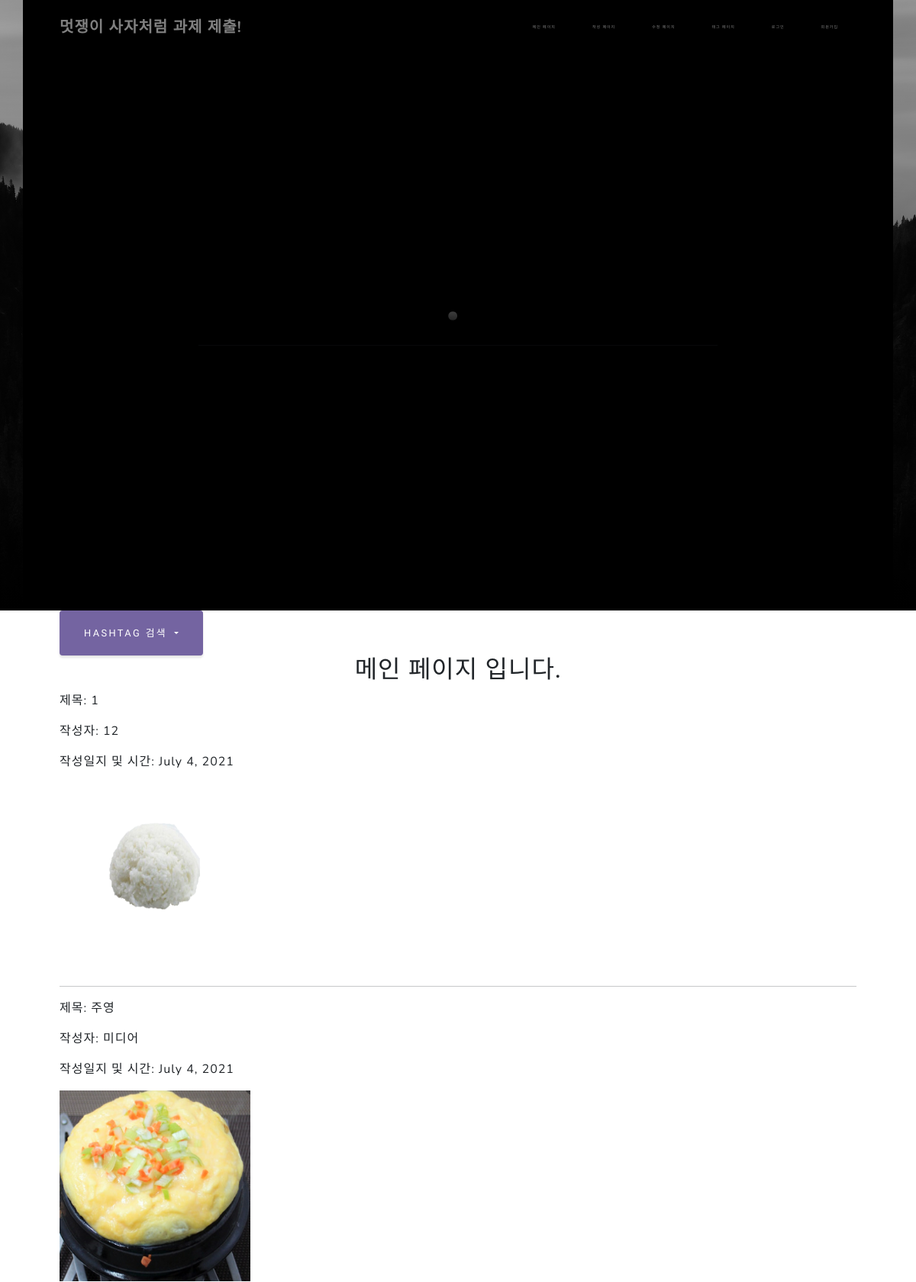
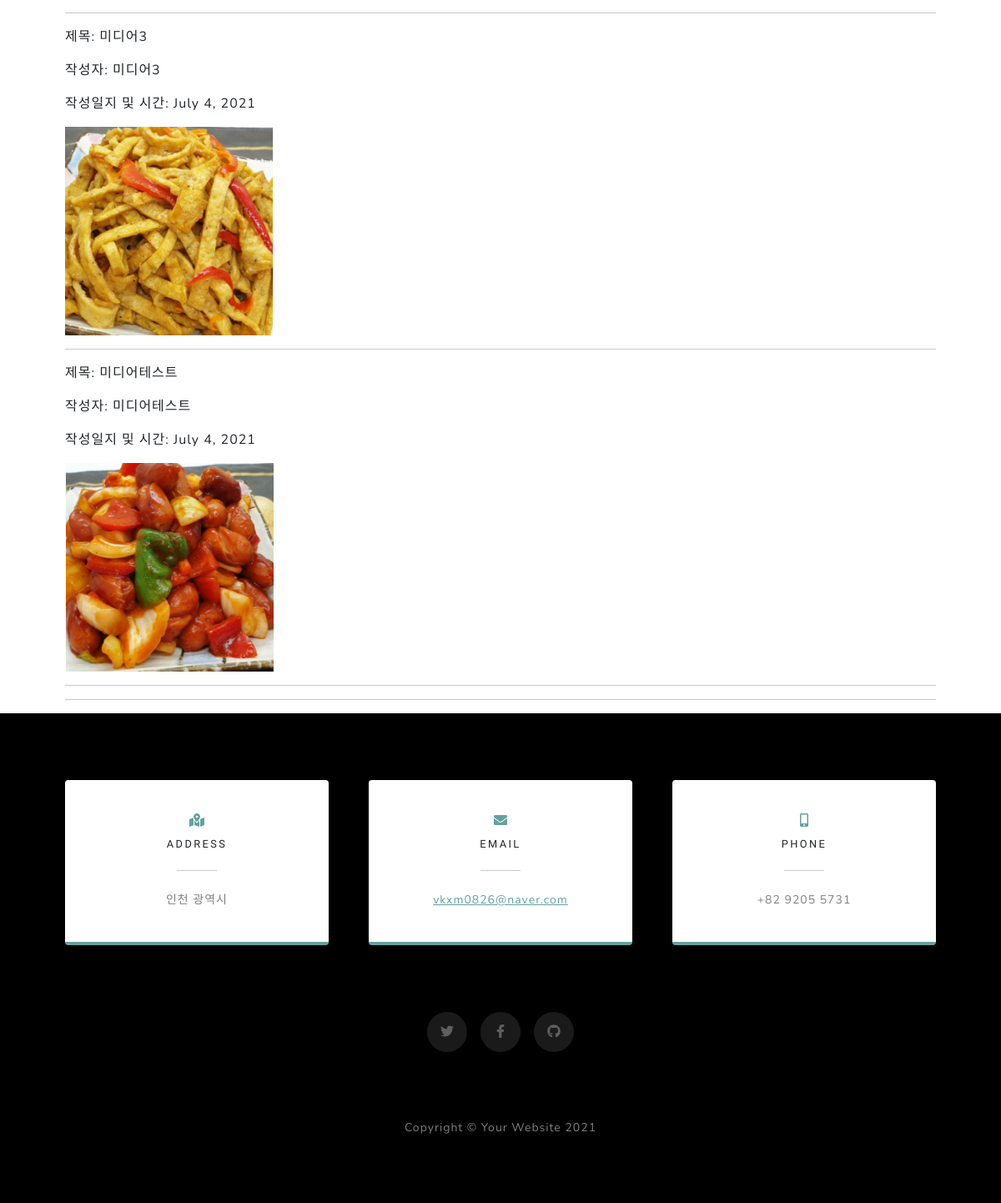
The page / on the database its author committed (2 pictures, top to bottom).
### blog/models.py (models this page shows, shortened)
class Post(models.Model):
    title = models.CharField(max_length=200)
    pub_date = models.DateField('date published')
    writer = models.CharField(null = False, max_length=15, default='닉네임을 입력해주세요.')
    body = models.TextField()
    hashtags = models.ManyToManyField('Hashtag', blank = True)
    image = models.ImageField(upload_to='images/', blank = True)

### blog/views.py (the view)
# urls.py: path('', blog.views.main, name='main'),
def main(request):
    posts = Post.objects
    hashtags = Hashtag.objects
    return render(request, 'blog/main.html', {'posts':posts, 'hashtags':hashtags})

### blog/templates/blog/main.html (shortened to what this page needs)
{% extends 'blog/base.html' %}
{% block main %}
{% load static %}
<section class="page-section" id="services">
    <div class="container px-4 px-lg-5">
      <div class="dropdown">
        <button class="btn btn-secondary dropdown-toggle" type="button" id="dropdownMenuButton1" data-bs-toggle="dropdown" aria-expanded="false">
          Hashtag 검색
        </button>
      </div>
        <h2 class="text-center mt-0">메인 페이지 입니다.</h2>
        {% for posts in posts.all %}
        <p>제목: {{posts.title}}</p>
        <p>작성자: {{posts.writer}}</p>
        <p>작성일지 및 시간: {{posts.pub_date}}</p>
        {% if posts.image %}
          <img src = "{{ posts.image.url }}" width="250" height="250" alt = "Card image cap">
        {% endif %}
        <hr>
        {% endfor %}
        <hr class="divider" />
    </div>
</section>
{% endblock %}

### blog/templates/blog/base.html (shortened to what this page needs)
{% load static %}
<!DOCTYPE html>
<html lang="en">
    <head>
        <link href="{% static 'blog/css/styles.css' %}" rel="stylesheet" />
    </head>
    <body id="page-top">
        <nav class="navbar navbar-expand-lg navbar-light fixed-top" id="mainNav">
            <div class="container px-4 px-lg-5">
                <a class="navbar-brand" href="#page-top">멋쟁이 사자처럼 과제 제출!</a>
                <div class="collapse navbar-collapse" id="navbarResponsive">
                    <ul class="navbar-nav ms-auto">
                        <li class="nav-item" style="font-size: 5px;"><a class="nav-link" href="{% url 'main' %}">메인 페이지</a></li>
                        <li class="nav-item" style="font-size: 5px;"><a class="nav-link" href="{% url 'create'%}">작성 페이지</a></li>
                        <li class="nav-item" style="font-size: 5px;"><a class="nav-link" href="{% url 'read' %}">수정 페이지</a></li>
                        <li class="nav-item" style="font-size: 5px;"><a class="nav-link" href="{% url 'hashtag' %}">태그 페이지</a></li>
                        {% if user.is_active %}
                        <li class="nav-item" style="font-size: 5px;"><a class="nav-link" href="{% url 'logout' %}">로그아웃</a></li>
                        <li class="nav-item" style="font-size: 5px;">{{ user.username }} 님 안녕하세요.</li>
                        {% else %}
                        <li class="nav-item" style="font-size: 5px;"><a class="nav-link" href="{% url 'login' %}">로그인</a></li>
                        <li class="nav-item" style="font-size: 5px;"><a class="nav-link" href="{% url 'signup' %}">회원가입</a></li>
                        {% endif %}
                    </ul>
                </div>
            </div>
        </nav>
        <header class="masthead">
            <div class="container px-4 px-lg-5 h-100"  style="background-color: black;">
                <div class="row gx-4 gx-lg-5 h-100 align-items-center justify-content-center text-center">
                    <div class="col-lg-8 align-self-end">
                        <h1 class="text-white font-weight-bold">.</h1>
                        <hr class="divider" />
                    </div>
                </div>
            </div>
        </header>
        {% block main %}
        {% endblock %}
    </body>
        <footer>
        <section class="contact-section bg-black">
            <div class="container px-4 px-lg-5">
                <div class="row gx-4 gx-lg-5">
                    <div class="col-md-4 mb-3 mb-md-0">
                        <div class="card py-4 h-100">
                            <div class="card-body text-center">
                                <i class="fas fa-map-marked-alt text-primary mb-2"></i>
                                <h4 class="text-uppercase m-0">Address</h4>
                                <hr class="my-4 mx-auto" />
                                <div class="small text-black-50">인천 광역시</div>
                            </div>
                        </div>
                    </div>
                    <div class="col-md-4 mb-3 mb-md-0">
                        <div class="card py-4 h-100">
                            <div class="card-body text-center">
                                <i class="fas fa-envelope text-primary mb-2"></i>
                                <h4 class="text-uppercase m-0">Email</h4>
                                <hr class="my-4 mx-auto" />
                                <div class="small text-black-50"><a href="#!">vkxm0826@naver.com</a></div>
                            </div>
                        </div>
                    </div>
                    <div class="col-md-4 mb-3 mb-md-0">
                        <div class="card py-4 h-100">
                            <div class="card-body text-center">
                                <i class="fas fa-mobile-alt text-primary mb-2"></i>
                                <h4 class="text-uppercase m-0">Phone</h4>
                                <hr class="my-4 mx-auto" />
                                <div class="small text-black-50">+82 9205 5731</div>
                            </div>
                        </div>
                    </div>
                </div>
                <div class="social d-flex justify-content-center">
                    <a class="mx-2" href="#!"><i class="fab fa-twitter"></i></a>
                    <a class="mx-2" href="#!"><i class="fab fa-facebook-f"></i></a>
                    <a class="mx-2" href="#!"><i class="fab fa-github"></i></a>
                </div>
            </div>
        </section>
        </footer>
        <footer class="footer bg-black small text-center text-white-50"><div class="container px-4 px-lg-5">Copyright &copy; Your Website 2021</div></footer>
</html>

### rows shown on the page
Post: title "1", writer "12", pub_date "July 4, 2021", image (picture)
Post: title "주영", writer "미디어", pub_date "July 4, 2021", image (picture)
Post: title "미디어3", writer "미디어3", pub_date "July 4, 2021", image (picture)
Post: title "미디어테스트", writer "미디어테스트", pub_date "July 4, 2021", image (picture)
